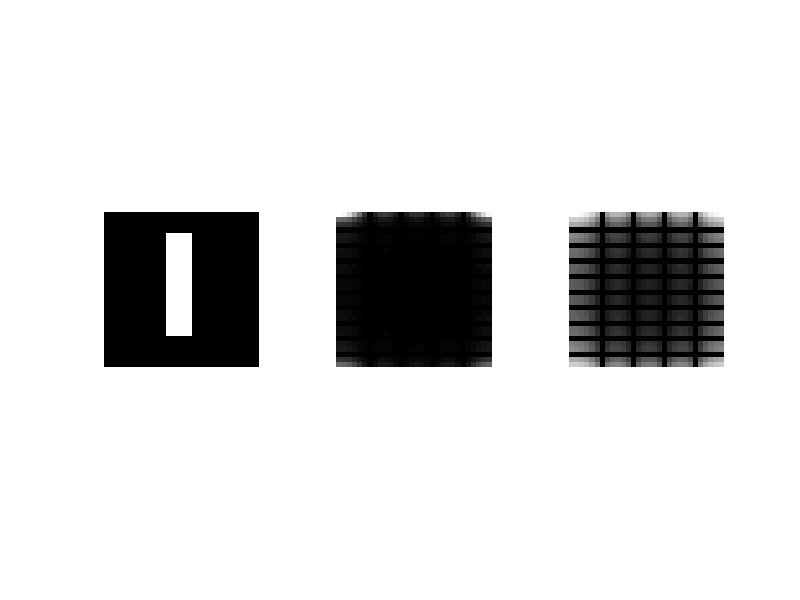
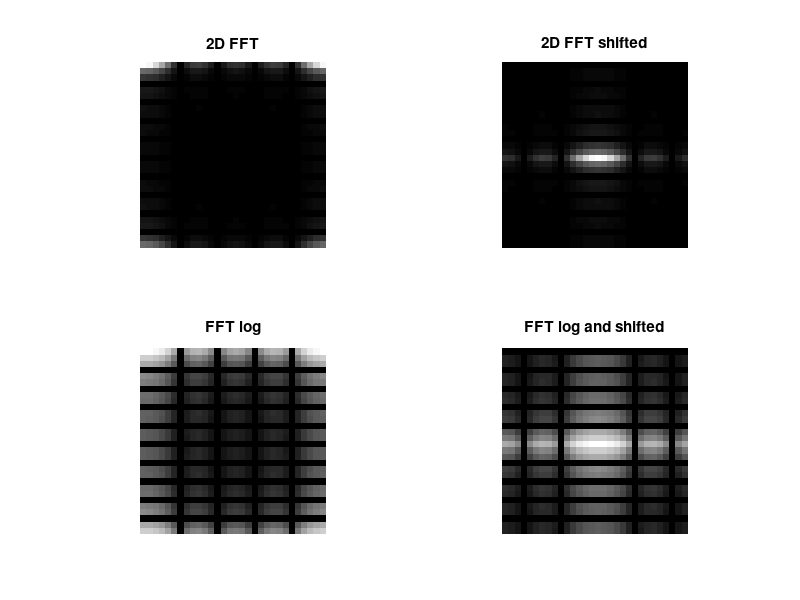

Here is the MATLAB script that generated these plots, in order:
%% FFT

close all
clear all
clc

% Create black image  (size = 30x30 px)
im = zeros(30,30);
% Create white rectangulare inside the image
im(5:24,13:17) = 1;

figure,
subplot(1,3,1); imshow(im);
F = fft2(im);
subplot(1,3,2); imshow(abs(F),[]);
Flog = log(1+abs(F));
subplot(1,3,3); imshow(Flog,[]);


% DC component is located at the position (0,0). We would like to 
% move the DC component in the center of the image. We can achive 
% that using the fftshift() function.

SF = fftshift(F);
SFlog = log(1+abs(SF));
figure,
subplot(2,2,1); imshow(abs(F),[]); title('2D FFT');
subplot(2,2,2); imshow(abs(SF),[]); title('2D FFT shifted');
subplot(2,2,3); imshow(Flog,[]); title ('FFT log');
subplot(2,2,4); imshow(SFlog,[]); title ('FFT log and shifted');